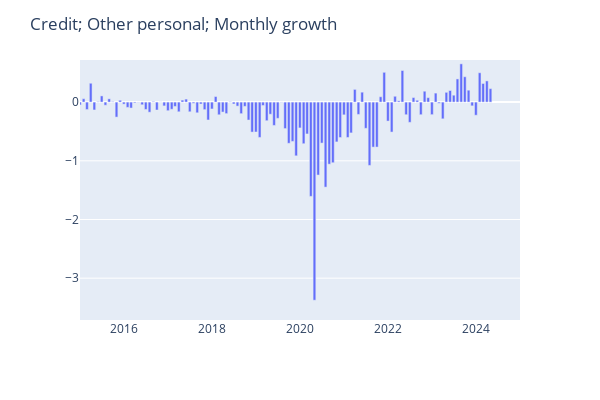

Notebook cell for this chart:
### Code cell
startDateExample = datetime(2015, 1, 1)
endDateExample = datetime(2024, 12, 31)
seriesToGraph = 'Credit; Other personal; Monthly growth'

graph_series(seriesToGraph, df, startDateExample, endDateExample)

### Figure 1 — Plotly figure (JSON) as saved in the notebook; plotly's stock layout.template omitted (floating-point values rounded to 4 significant figures; data arrays with more than 128 entries replaced by an {"elided": "..."} marker saying what was removed)
{"data": [{"alignmentgroup": "True", "hovertemplate": "Date=%{x}<br>Credit; Other personal; Monthly growth=%{y}<extra></extra>", "legendgroup": "", "marker": {"color": "#636efa", "pattern": {"shape": ""}}, "name": "", "offsetgroup": "", "orientation": "v", "showlegend": false, "textposition": "auto", "type": "bar", "x": {"elided": "572 str values"}, "xaxis": "x", "y": {"elided": "572 float values"}, "yaxis": "y"}], "layout": {"barmode": "relative", "height": 400, "hovermode": "x", "legend": {"tracegroupgap": 0}, "margin": {"t": 60}, "title": {"text": "Credit; Other personal; Monthly growth"}, "width": 600, "xaxis": {"anchor": "y", "domain": [0, 1], "range": ["2015-01-01T00:00:00", "2024-12-31T00:00:00"], "title": {"text": " "}, "type": "date"}, "yaxis": {"anchor": "x", "domain": [0, 1], "range": [-3.712, 0.7172], "title": {"text": " "}, "type": "linear"}}}
